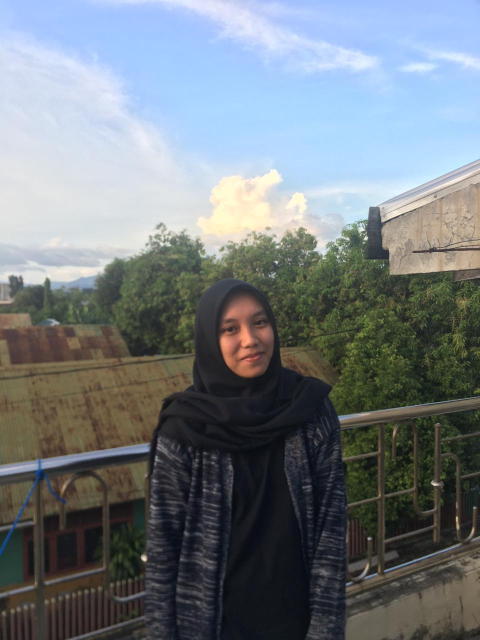
%> input picture karimah.jpg, 960 x 1280 px (shown at 1/2 size)
$ octave Tugas2.m   (GNU Octave 9; MATLAB toolbox functions it lacks are replaced by stand-ins)
%> lines starting %> are read from the running program, lines starting %| are printed output that depends on the picture; in (x1, y1, x2, y2) boxes, pixels count from 0 and x2, y2 are one past the last pixel; in counts of white or black regions, pixels touching at a corner belong together; the program's own positions count from 1
a = imread('karimah.jpg');
%> a is the input picture: size 1280x960x3 uint8; mean R, G, B 114.6, 122.1, 127.1
figure(1); imshow(a)
title('Citra Berwarna')

b=a(:,:,1)*0.4+a(:,:,2)*0.32+a(:,:,3)*0.28;
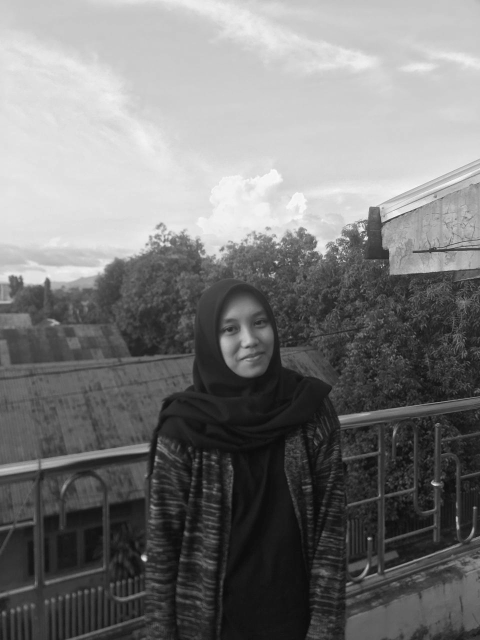
%> b: size 1280x960 uint8 (shown at 1/2 size); min 7, max 253, mean 120.4
figure(2); imshow(b)
title('Citra Keabuan Rumus Komposisi')

[tinggi,lebar] = size(a);
%> tinggi = 1280; lebar = 2880
ambang = 210;%
biner = zeros(tinggi,lebar);
for baris=1 : tinggi
    for kolom=1 : lebar
        if a(baris, kolom)>=ambang
            biner(baris, kolom)=0;
        else
            biner(baris, kolom)=1;
        end
    end
end
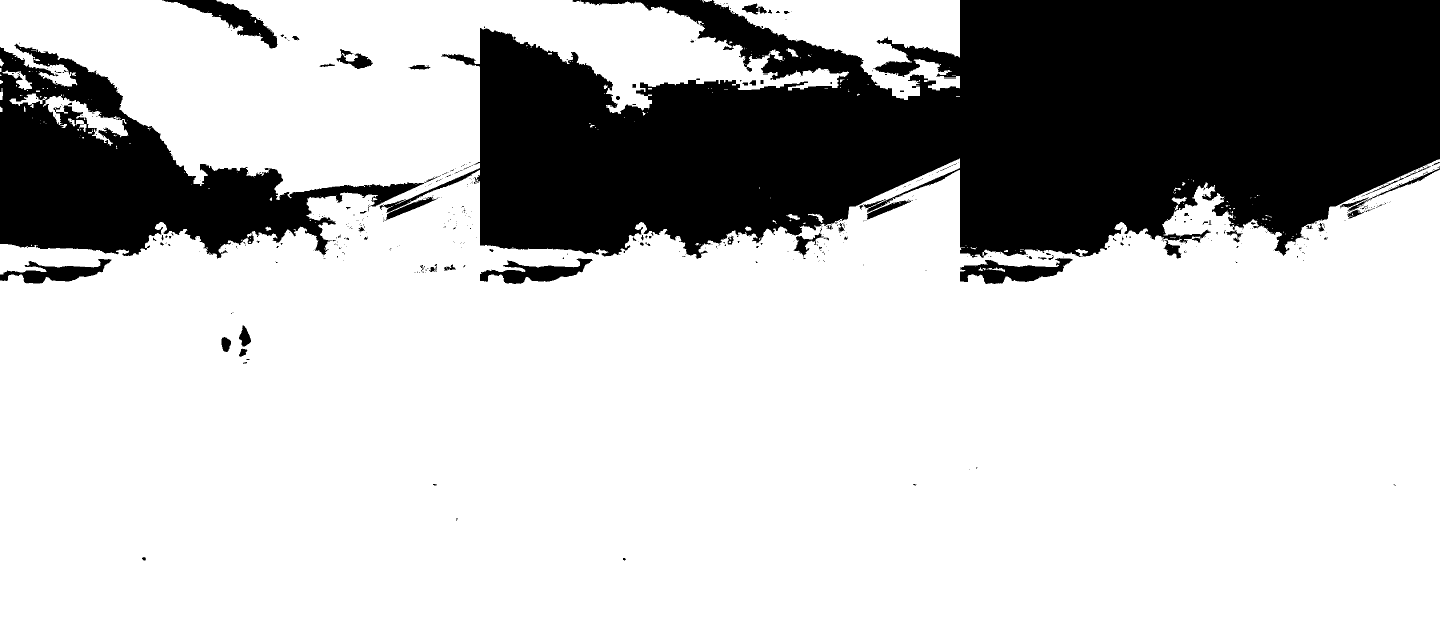
%> biner: size 1280x2880 double (shown at 1/2 size); values 0 (black) and 1 (white), 74.9% white; 560 black regions (484 under 20 px), largest, box (x1, y1, x2, y2) and area: (759, 0, 2880, 518) 748492, (0, 87, 882, 517) 143994, (324, 0, 555, 97) 6170
figure(3); imshow(biner);
title('Citra Biner')

c = a + 50;
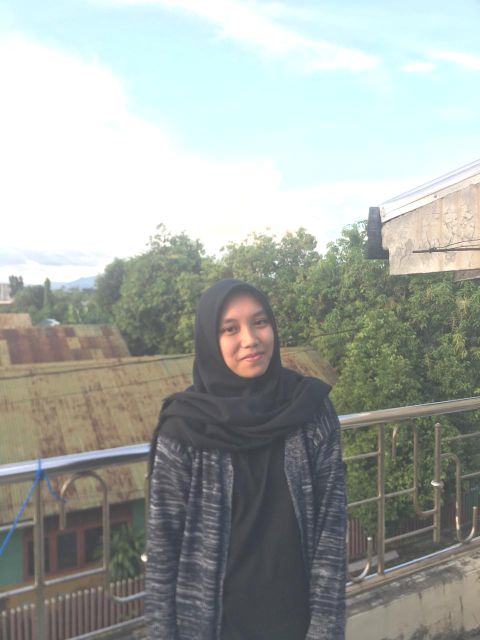
%> c: size 1280x960x3 uint8 (shown at 1/2 size); mean R, G, B 162.1, 167.4, 162.6
figure(4); imshow (c)
title('brightness')

d = a * 1.1;
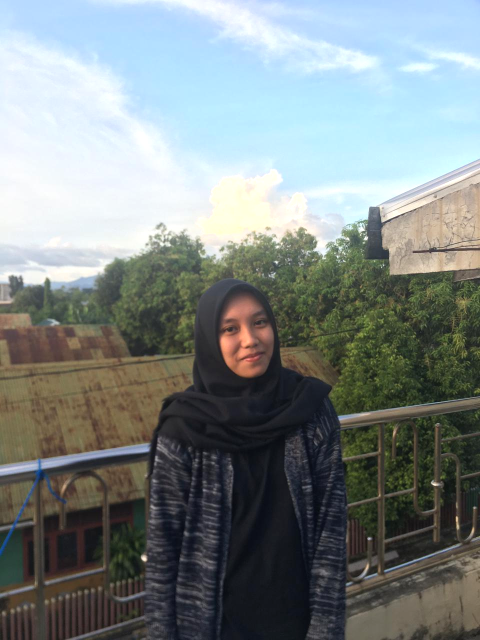
%> d: size 1280x960x3 uint8 (shown at 1/2 size); mean R, G, B 125.8, 134.2, 133.8
figure(5); imshow(d)
title('kontras')
